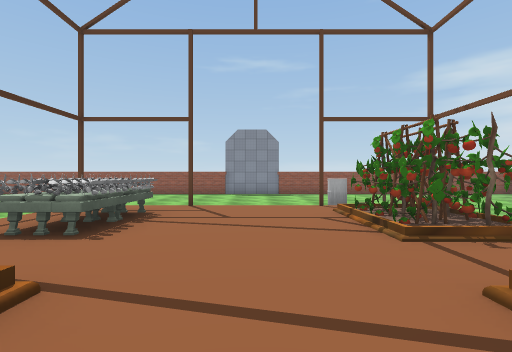
[1] (above)

18 first-person views from a walk through a scene from a Unity 3-D project. The camera is 1.4 m above the floor, looks level and sees 85° across. The floor is counted in squares, 2 m on a side. Each view is taken from the middle of a square. On the plan, view 1 faces up. The plan holds only what a view shows up to about 9 squares ahead; the rest is blank. The player is left out. Some animated figures are not drawn. Some surface patterns are stand-ins.

[2]
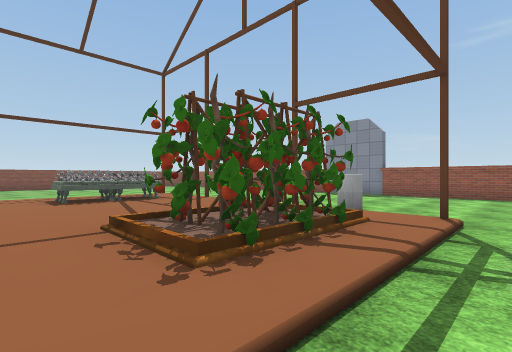

[3]
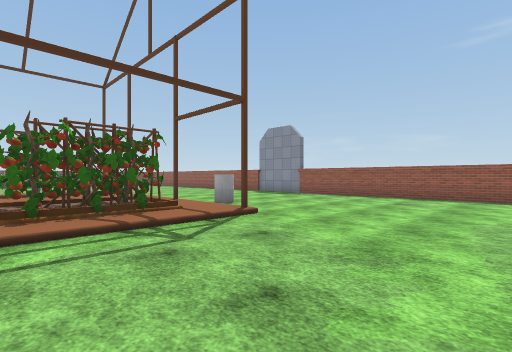

[4]
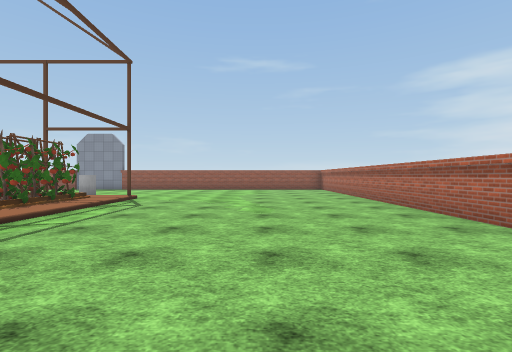

[5]
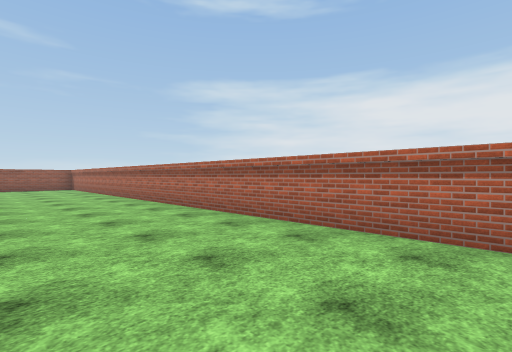

[6]
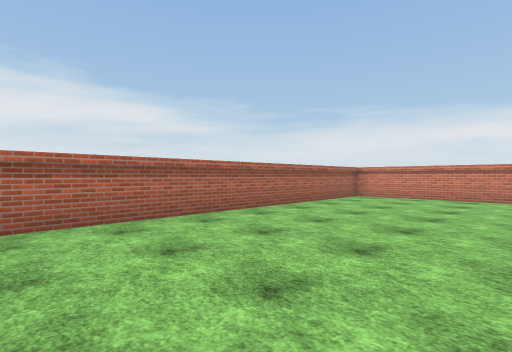

[7]
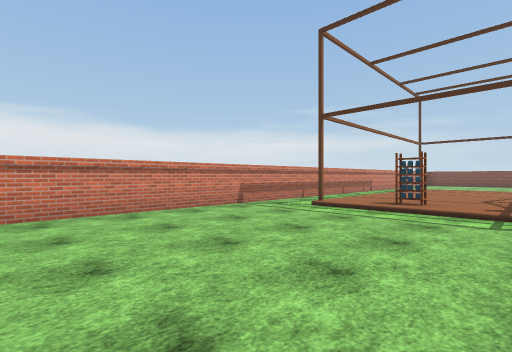

[8]
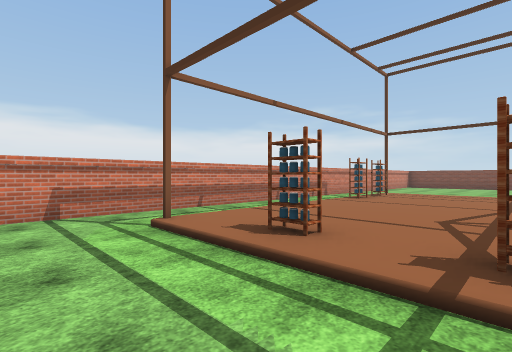

[9]
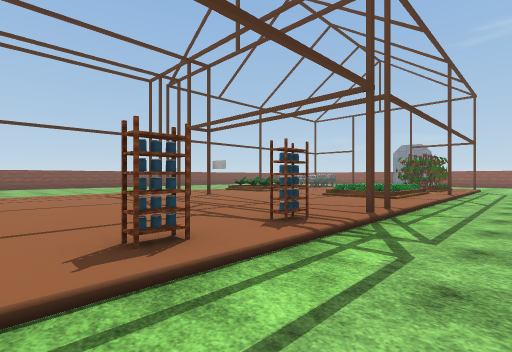

[10]
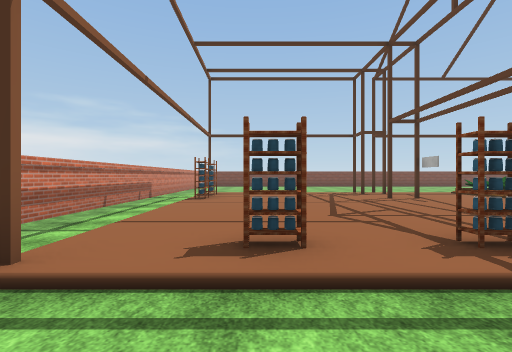

[11]
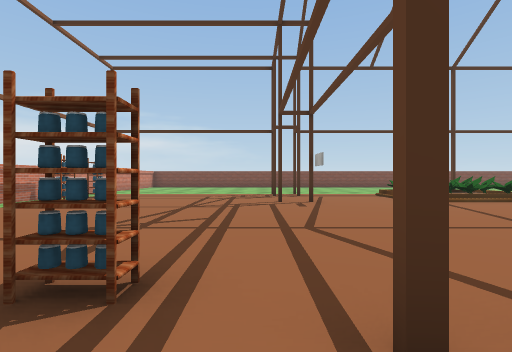

[12]
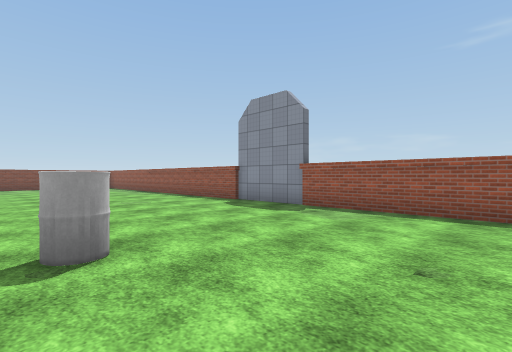

[13]
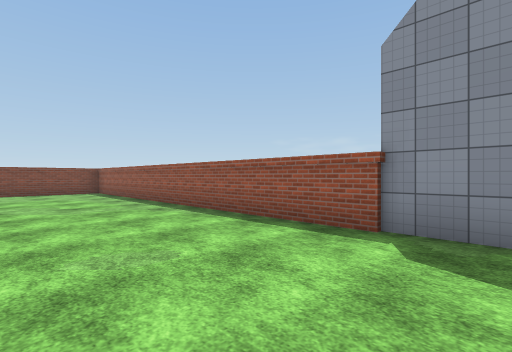

[14]
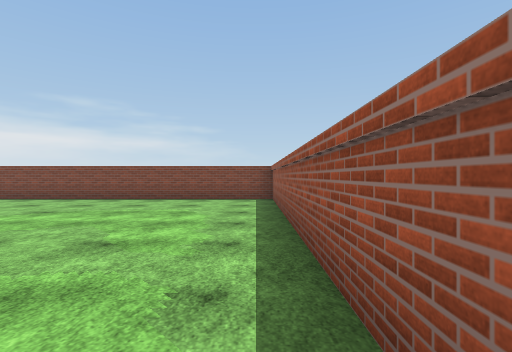

[15]
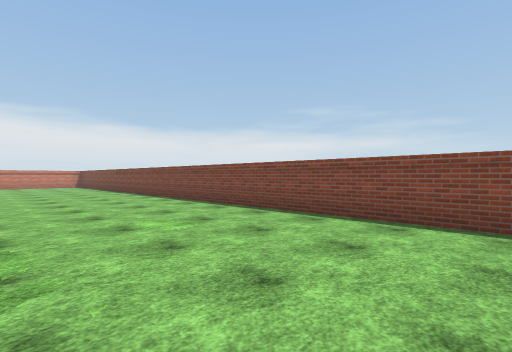

[16]
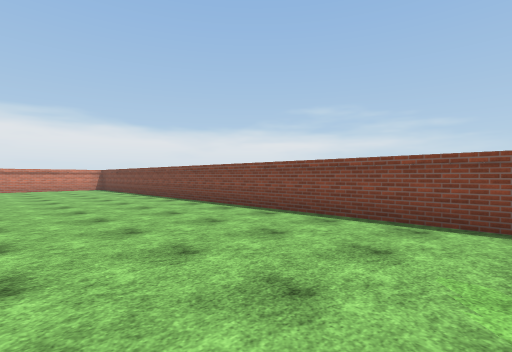

[17]
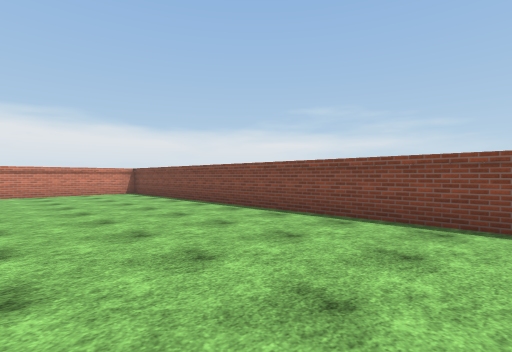

[18]
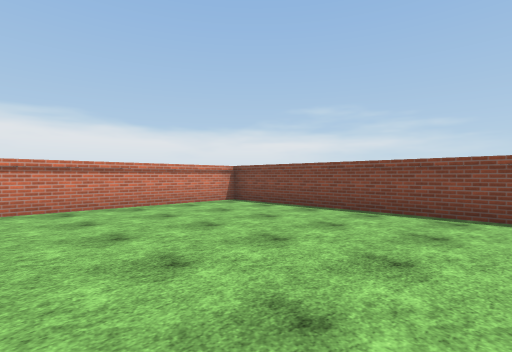

### Floor plan
Key: @ floor where view 1 was taken; # wall or solid block; x gap in a wall; . main floor; : floor 0.25 m higher than the main floor; / step, stairs or slope; B barrel; S shelf; O other object.
Columns run from 13 left of view 1 to 12 right of it. Each row starts with its distance up from view 1.
 13 ######################
 12 #.....................
 11 #.....................
 10 #.....................
  9 #.....................
  8 #..............B.......
  7 #.....   #/#/////#.......#
  6 #.....   :::::::::.......#
  5 #.....   :OO:::OO:.......#
  4 #.....   :OO:::OO:.......#
  3 #.....   ::::::/O:.......#
  2 #.....   :::::::::.......#
  1 #.....    OO:::  #.......#
  0 #.....     x:@   :.......#
 -1 #.....     O:::  :.......#
 -2 #.....   :::::::::.......#
 -3 #.....   :::::::::.......#
 -4 #.....   :::#::::#.......#
 -5 #......  :::::::::.......#
 -6 #......  ::::::::S.......#
 -7 #......  :::::::::.......#
 -8 #......  ::::::::S.......#
 -9 #......  :S:S:::::.......#
-10 #......   ///////#.......#
-11 #......   ...............
-12 #######   ##############

Where each view was taken, in squares from view 1:
view 1: 0 up, 0 right, facing up
view 2: 2 up, 5 right, facing up-left
view 3: 3 up, 8 right, facing up-left
view 4: 2 down, 8 right, facing up
view 5: 4 down, 8 right, facing up-right
view 6: 2 down, 7 right, facing down-right
view 7: 6 down, 10 right, facing down-left
view 8: 6 down, 6 right, facing down-left
view 9: 9 down, 6 right, facing up-left
view 10: 8 down, 6 right, facing left
view 11: 5 down, 5 right, facing left
view 12: 7 up, 5 right, facing up-left
view 13: 9 up, 0 right, facing up-left
view 14: 12 up, 4 left, facing left
view 15: 8 up, 8 left, facing down-left
view 16: 4 up, 8 left, facing down-left
view 17: 0 up, 8 left, facing down-left
view 18: 5 down, 7 left, facing down-left
